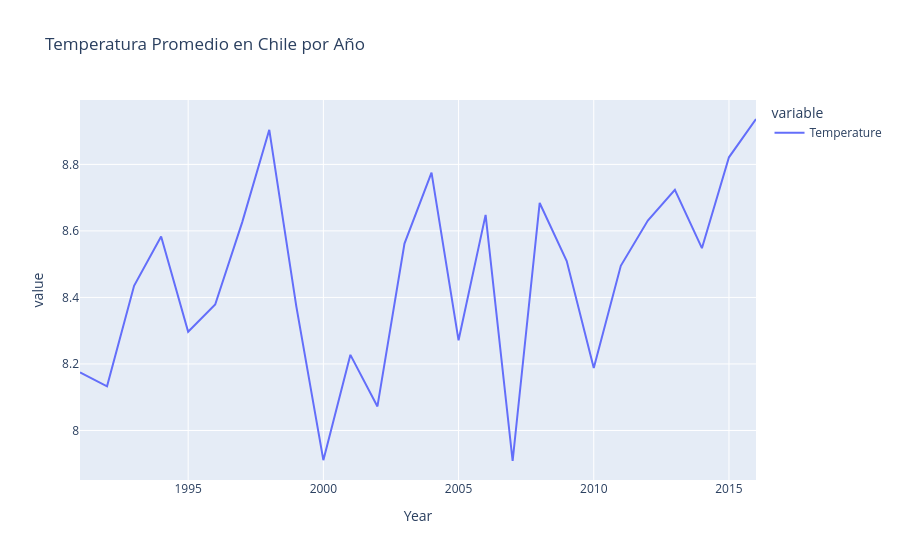

Write notebook code for a chart like this one.
### Code cell
px.line(
    t_chile_prom_año,
    title="Temperatura Promedio en Chile por Año",
)

### Figure 1 — Plotly figure (JSON) as saved in the notebook; plotly's stock layout.template omitted (floating-point values rounded to 4 significant figures)
{"data": [{"hovertemplate": "variable=Temperature<br>Year=%{x}<br>value=%{y}<extra></extra>", "legendgroup": "Temperature", "line": {"color": "#636efa", "dash": "solid"}, "marker": {"symbol": "circle"}, "mode": "lines", "name": "Temperature", "orientation": "v", "showlegend": true, "type": "scatter", "x": [1991, 1992, 1993, 1994, 1995, 1996, 1997, 1998, 1999, 2000, 2001, 2002, 2003, 2004, 2005, 2006, 2007, 2008, 2009, 2010, 2011, 2012, 2013, 2014, 2015, 2016], "xaxis": "x", "y": [8.175, 8.133, 8.435, 8.583, 8.297, 8.379, 8.626, 8.904, 8.373, 7.911, 8.227, 8.072, 8.562, 8.775, 8.271, 8.648, 7.908, 8.684, 8.509, 8.188, 8.495, 8.631, 8.723, 8.548, 8.821, 8.936], "yaxis": "y"}], "layout": {"legend": {"title": {"text": "variable"}, "tracegroupgap": 0}, "title": {"text": "Temperatura Promedio en Chile por Año"}, "xaxis": {"anchor": "y", "domain": [0, 1], "title": {"text": "Year"}}, "yaxis": {"anchor": "x", "domain": [0, 1], "title": {"text": "value"}}}}
